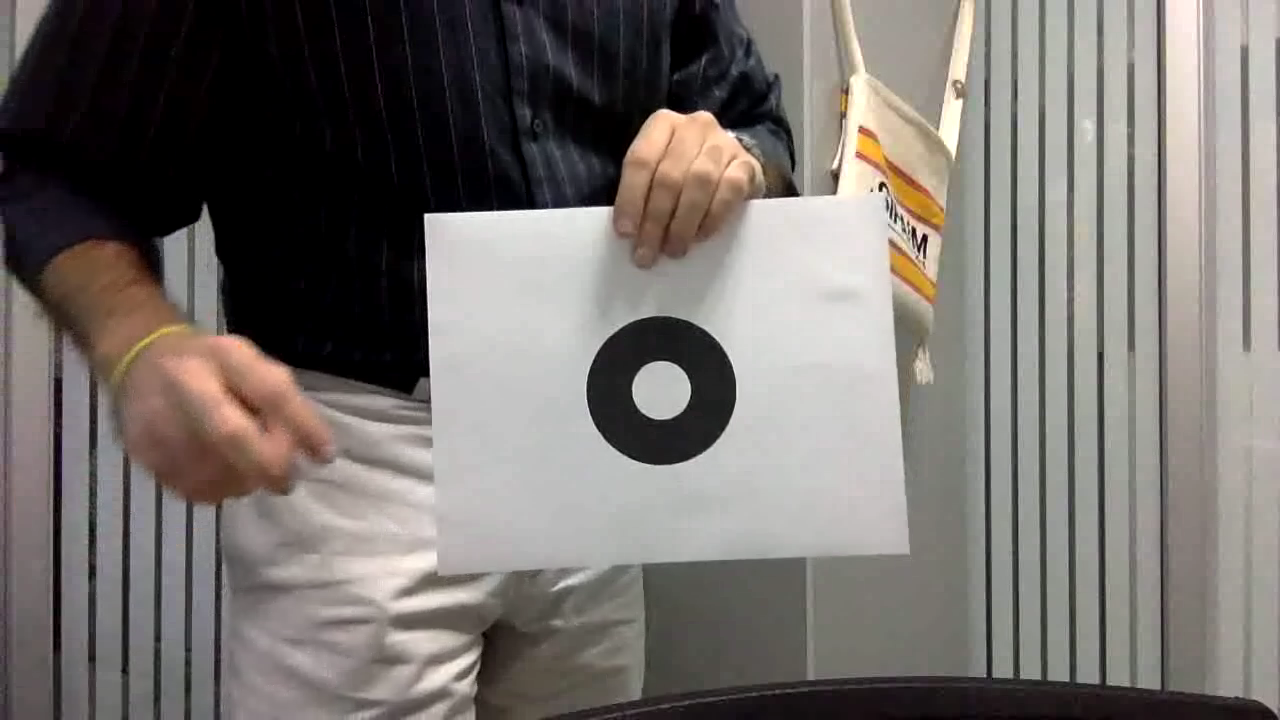
#> input picture data/oneCC.png, 1280 x 720 px, found by its file name
$ jupyter execute oneccc_detection_assignment.ipynb   (older library calls are emulated)
#> lines starting #> are read from the running program, lines starting #| are printed output that depends on the picture
<a href="https://colab.research.google.com/github/agmarrugo/computer-vision-utb/blob/main/notebooks/oneccc_detection_assignment.ipynb" target="_parent"></a>

## Contrasting concentric circle detection

Andres Marrugo, PhD
Universidad Tecnológica de Bolívar

Adapted from [Lab 4][lab] by William Hoff.

[lab]: http://inside.mines.edu/~whoff/

The task for this assignment is to detect a contrasting concentric circle (CCC) target in a sequence of images from the video “oneCCC.mp4” on the course github repository.

The target is a black ring surrounding a white dot. This feature is fairly unique in the image, because the centroid of the black ring will be very close to the centroid of the white dot. You should be able to detect the target in each image of the sequence, with no false detections.

Next, write code to compare the centroids of all the white regions with the centroids of all the black regions, and test whether they are closer than a threshold distance (you will have to experiment with the threshold). Draw a  rectangle at those locations.

Write a program that reads and displays each image of the video. Next, write code to threshold each image. As described in the lecture slides, local thresholding is more robust to intensity variations across the image, but for this scene, global thresholding works fine (i.e., using Otsu's thresholding method).

You may find the following functions useful.

- `cv2.threshold(img, 0, 255, cv2.THRESH_BINARY + cv2.THRESH_OTSU)` to threshold the image.
- `cv2.morphologyEx(thImg, cv2.MORPH_OPEN, kernel)` to remove unwanted noise from the thresholded (binary) image.
- `cv2.connectedComponentsWithStats(openedImg, conn, cv2.CV_32S)` to get the labels of the connected components with stats like the centroids.
- `dist = np.linalg.norm(centroidsWhite[i] - centroidsBlack[j])` to compute the distance between two centroids.

As described in the lecture, you may need to apply some additional tests on the candidate targets to eliminate false detections. You can use some or all of these:

- The area of the black ring must be greater than the area of the white dot.
- The black bounding box must enclose the white bounding box.
- The "circularity" ratio of the outer region must be greater than some threshold. The circularity ratio is $R = 4*\pi*\text{area}/(\text{perimeter}^2)$. R is 1 for a circle, and $\pi/4$ for a square.

You may also use a [SimpleBlobDetector](https://learnopencv.com/blob-detection-using-opencv-python-c/), which provides many of these methods already implemented.

### What to submit

1. A PDF file exported from the Jupyter notebook with all of the code and showing how it works.
2. The Jupyter `.ipynb` file.
3. A video file `detected_ccc.mp4` with the detected CCC in a bounding box. You can draw a crosshair or other things. Get creative.

[cell 1]
# Let's start by loading the libraries

import cv2
import numpy as np
import matplotlib.pyplot as plt
import urllib.request
from google.colab.patches import cv2_imshow # for image display
from skimage import io
from PIL import Image

[cell 2]
# You can design your program with one of the frames of the video

IMAGE_URL = 'https://github.com/agmarrugo/computer-vision-utb/raw/main/data/oneCC.png'

urllib.request.urlretrieve(IMAGE_URL, 'oneCC.png')

img = cv2.imread('oneCC.png')
#> img is the input picture: shape (720, 1280, 3); mean B, G, R 110.3, 114.3, 119.4

img_gray = cv2.cvtColor(img, cv2.COLOR_BGR2GRAY)
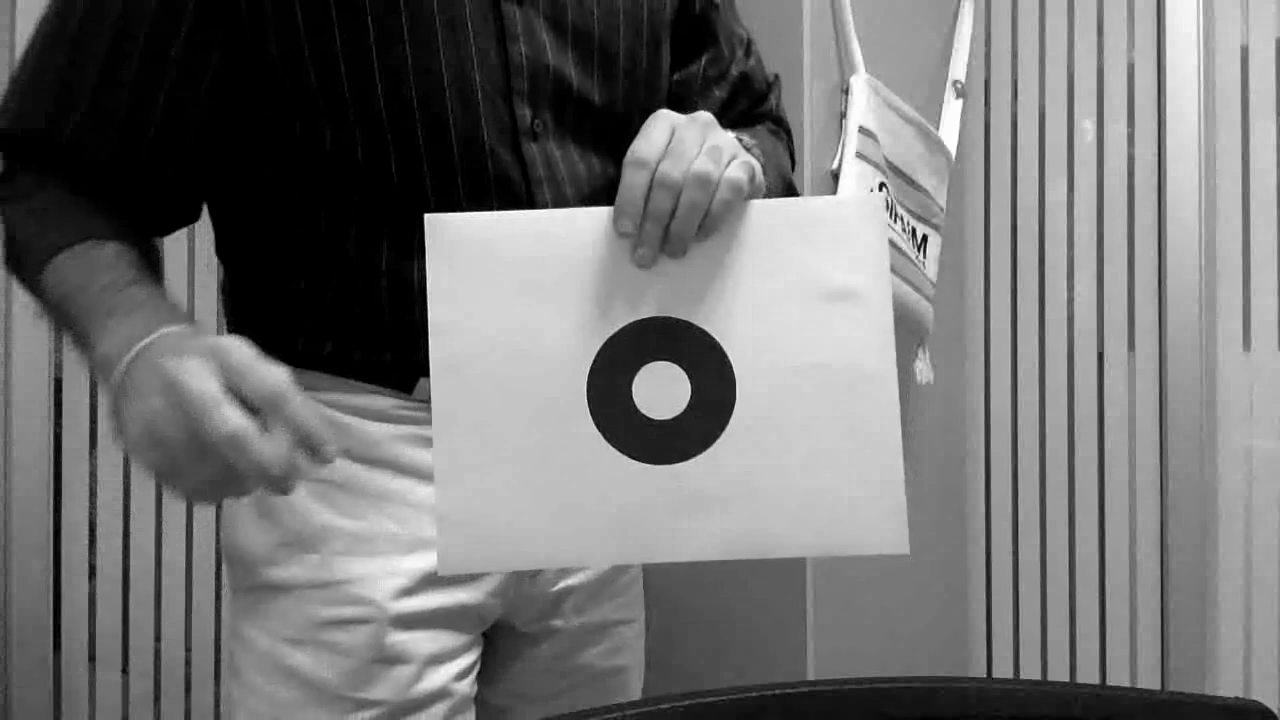
#> img_gray: shape (720, 1280); min 0, max 255, mean 115.3

cv2_imshow(img)

[cell 3]
# It would be best if you implement your code as a function

def ccc_detect(img):
# receives an image with a CCC as input
# and outputs the image with the CCC in
# bounding box

  return output

The following code allows you to read a video file and store as multidimensional array.

[cell 4]
VIDEO_URL = 'https://github.com/agmarrugo/computer-vision-utb/raw/main/data/oneCC.mp4'

urllib.request.urlretrieve(VIDEO_URL, 'oneCC.mp4')


# Create a VideoCapture object and read from input file
# If the input is the camera, pass 0 instead of the video file name
cap = cv2.VideoCapture('oneCC.mp4')

# Check if camera opened successfully
if (cap.isOpened()== False):
  print("Error opening video stream or file")

# Read until video is completed
count = 0;

# image_array = np.empty(total) # array which will hold the images
image_array = []

while(cap.isOpened()):
  # Capture frame-by-frame
  ret, frame = cap.read()
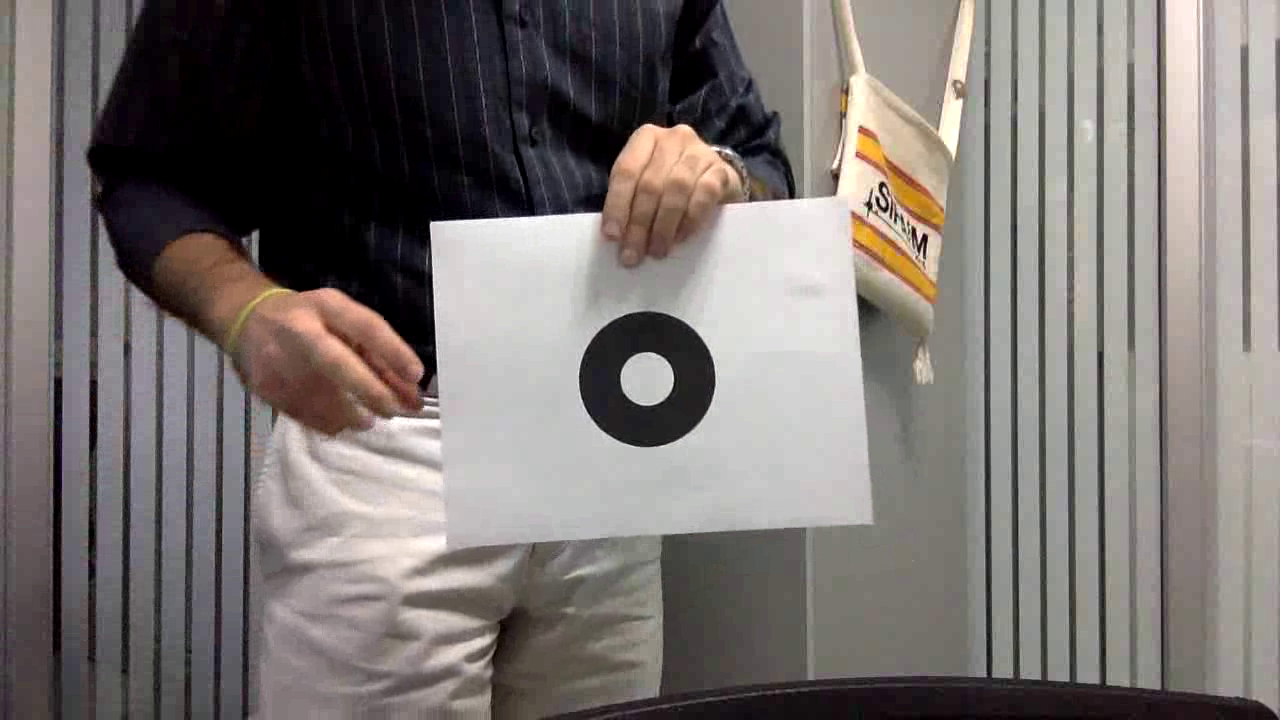
#> input picture frame 23 of data/oneCC.mp4, 1280 x 720 px
#> frame is the input picture: shape (720, 1280, 3); mean B, G, R 114, 116.3, 122.7
  image_array.append(frame)

  if ret == True:
    continue
    # Display the resulting frame
    # cv2_imshow(frame)

  # Break the loop
  else:
    break

# When everything done, release the video capture object
cap.release()
